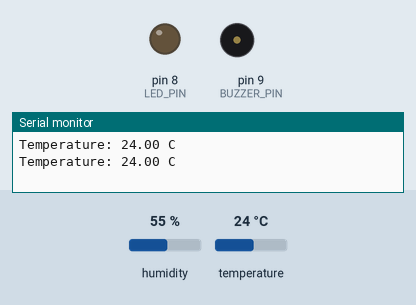
A sketch run on a simulated Arduino Uno, built with avr-gcc and run on an emulated ATmega328P. On the bench: output pins drawn as LEDs (lit = HIGH), buzzer (waves = sounding), the last lines printed to the serial monitor. The test bench sets the inputs (shaded band); at power-on: temperature 24 °C, humidity 55 %.

Above: at 2.8 s.
2.9 s: temperature set to 34.2 °C
5.6 s: temperature set to 35.6 °C
At 7.2 s:
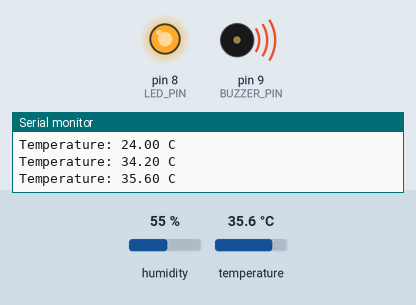
8.3 s: temperature set to 12 °C
At 10.7 s:
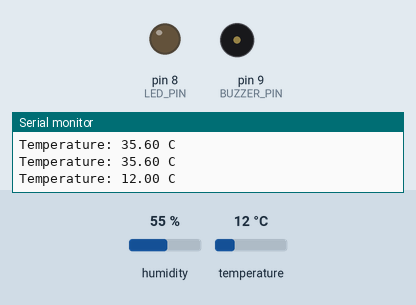
11.5 s: temperature set to 41 °C
At 12.5 s:
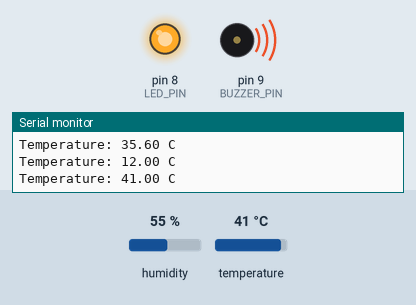
Timing chart, 0 to 14.5 s (numbered marks = the images above; inputs shaded):
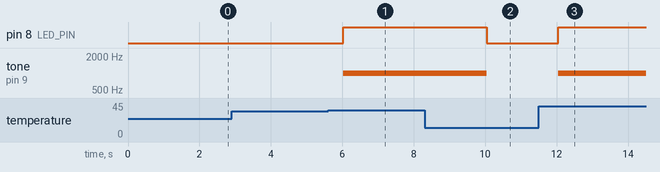

The sketch:

sketch.ino
```cpp
#include <DHT.h>

#define DHTPIN 2
#define DHTTYPE DHT22
#define LED_PIN 8
#define BUZZER_PIN 9
#define THRESHOLD 35.0   // alert above 35 °C

DHT dht(DHTPIN, DHTTYPE);

void setup() {
  Serial.begin(9600);
  pinMode(LED_PIN, OUTPUT);
  pinMode(BUZZER_PIN, OUTPUT);
  dht.begin();
}

void loop() {
  float temp = dht.readTemperature();

  if (isnan(temp)) {                 // handle failed sensor read
    Serial.println("Sensor read failed");
    delay(2000);
    return;
  }

  Serial.print("Temperature: ");
  Serial.print(temp);
  Serial.println(" C");

  if (temp > THRESHOLD) {
    digitalWrite(LED_PIN, HIGH);
    tone(BUZZER_PIN, 1000);          // 1 kHz alarm
  } else {
    digitalWrite(LED_PIN, LOW);
    noTone(BUZZER_PIN);
  }
  delay(2000);                       // DHT22 reads at most every 2 s
}
```

Measured:
- the behaviour switches between 35 and 35.1 °C on temperature (found by bisection; images 0 and 1)
- after the input at 5.6 s, pin 8 (LED_PIN): LOW → HIGH after 0.42 s; tone on pin 9 (BUZZER_PIN): silent → 1000 Hz after 0.42 s
- after the input at 8.3 s, pin 8 (LED_PIN): HIGH → LOW after 1.7 s; tone on pin 9 (BUZZER_PIN): 1000 Hz → silent after 1.7 s
- after the input at 11.5 s, pin 8 (LED_PIN): LOW → HIGH after 0.54 s; tone on pin 9 (BUZZER_PIN): silent → 1000 Hz after 0.54 s
